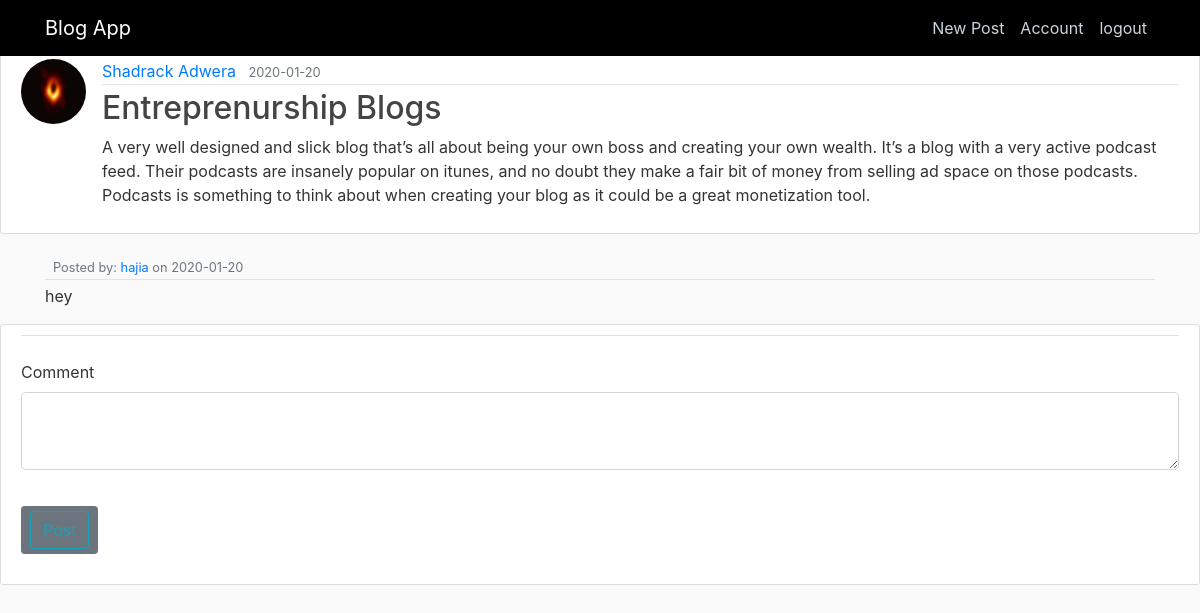
/post/3 (signed in), run on the app's committed database.
### flaskblog/models.py (models this page shows, shortened)
class User(db.Model, UserMixin):
    id = db.Column(db.Integer, primary_key=True)
    username = db.Column(db.String(20), unique=True, nullable=False)
    email = db.Column(db.String(120), unique=True, nullable=False)
    image_file = db.Column(db.String(20), nullable=False, default='default.jpg')
    password = db.Column(db.String(60), nullable=False)
    posts = db.relationship('Post', backref='author', lazy=True)
    comment = db.relationship('Comment', backref='author', lazy=True)

class Post(db.Model):
    id = db.Column(db.Integer, primary_key=True)
    title = db.Column(db.String(100), nullable=False)
    date_posted = db.Column(db.DateTime, nullable=False, default=datetime.utcnow)
    content = db.Column(db.Text, nullable=False)
    user_id = db.Column(db.Integer, db.ForeignKey('user.id'), nullable=False)

class Comment(db.Model):
    id = db.Column(db.Integer, primary_key=True)
    date_posted = db.Column(db.DateTime, nullable=False, default=datetime.utcnow)
    content = db.Column(db.Text, nullable=False)
    user_id = db.Column(db.Integer, db.ForeignKey('user.id'), nullable=False)

### flaskblog/routes.py (the view)
@app.route("/post/<int:post_id>",  methods=['GET', 'POST'])
def post(post_id):
    post = Post.query.get_or_404(post_id)
    comments = Comment.query.all()
    form = CommentForm()
    if form.validate_on_submit():
        comment = Comment(content=form.content.data, author=current_user)
        db.session.add(comment)
        db.session.commit()
        flash('Your comment has been created!', 'success')
        return redirect(url_for('home'))
    return render_template('post.html', post=post, form=form, comments=comments)

### flaskblog/forms.py
class CommentForm(FlaskForm):
    content = TextAreaField('Comment', validators=[DataRequired()])
    submit = SubmitField('Post')

### flaskblog/models.py (called while the page is built)
@login_manager.user_loader
def load_user(user_id):
    return User.query.get(int(user_id))

### flaskblog/templates/post.html (shortened to what this page needs)
{% extends "layout.html" %} {% block content %}
<article class="media content-section mt-5">
  <img
    class="rounded-circle article-img"
    src="{{ url_for('static', filename='dp/' + post.author.image_file) }}"
  />
  <div class="media-body">
    <div class="article-metadata">
      <a
        class="mr-2"
        href="{{ url_for('user_posts', username=post.author.username) }}"
        >{{ post.author.username }}</a
      >
      <small class="text-muted"
        >{{ post.date_posted.strftime('%Y-%m-%d') }}</small
      >
    </div>
    <h2 class="article-title">{{ post.title }}</h2>
    <p class="article-content">{{ post.content }}</p>
  </div>
</article>
<div>
 {% for comment in comments %}
  <div class="container mt-2 mb-3">
    <div class="">
      <div class="media-body">
        <div class="article-metadata">
          <small class="text-muted"
            >Posted by:
            <a href=""
              >{{ comment.author.username }}</a
            >
            on {{ comment.date_posted.strftime('%Y-%m-%d') }}</small
          >
        </div>
        <p class="article-content">{{ comment.content }}</p>
      </div>
    </div>
  </div>
  {% endfor %}
</div>
<div class="content-section">
  <form method="POST" action="">
    <fieldset class="form-group">
      <legend class="border-bottom mb-4">{{ legend }}</legend>
      <div class="form-group">
        {{ form.content.label(class="form-control-label") }} {% if
        form.content.errors %} {{ form.content(class="form-control
        form-control-lg is-invalid") }}
        <div class="invalid-feedback">
          {% for error in form.content.errors %}
          <span>{{ errors }}</span>
          {% endfor %}
        </div>
        {% else %} {{ form.content(class="form-control form-control-lg") }} {%
        endif %}
      </div>
    </fieldset>
    <div class="form-group">
      <a class="btn btn-secondary btn-sm mt-1 mb-1" href="{{ url_for('post', post_id=post.id) }}">{{ form.submit(class="btn btn-outline-info") }}</a
  >
    </div>
  </form>
</div>
{% endblock content %}

### flaskblog/static/main.css (style rules this page uses)
* { margin: 0; padding: 0; }
body { background: #fafafa; color: #333333; }
h1, h2, h3, h4, h5, h6 { color: #444444; }
.content-section { background: #ffffff; padding: 10px 20px; border: 1px solid #dddddd; border-radius: 3px; margin-bottom: 20px; }
.article-title { color: #444444; }
.article-content { white-space: pre-line; }
.article-img { height: 65px; width: 65px; margin-right: 16px; }
.article-metadata { padding-bottom: 1px; margin-bottom: 4px; border-bottom: 1px solid #e3e3e3 }

### data on the page
User: image_file (placeholder picture), author.username "Shadrack Adwera"
Post: date_posted "2020-01-20", title "Entreprenurship Blogs", content "A very well designed and slick blog that’s all about being your own boss and creating your own wealth. It’s a blog with a very active podcast feed. Their podcasts are insanely popular on itunes, and no doubt they make a fair bit of money from selling ad space on those podcasts. Podcasts is something to think about when creating your blog as it could be a great monetization tool."
Comment: author.username "hajia", date_posted "2020-01-20", content "hey"
